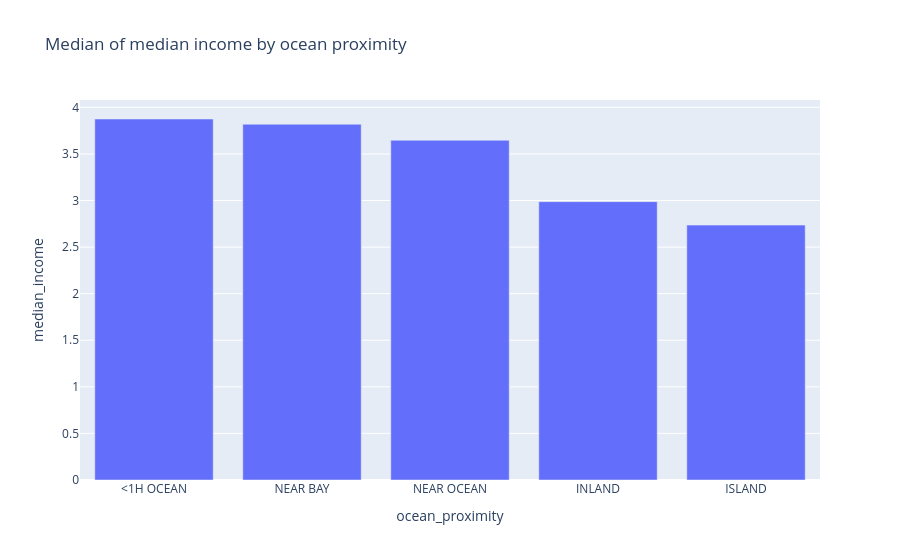

The cell this chart's notebook holds for it:
### Markdown cell above
## Data Visualization

As we finally dealt with the missing data, we can start looking at it and prepare the analysis.

### Code cell
median_income_by_ocean = (households.groupby("ocean_proximity", as_index=False)["median_income"].median())

fig = px.bar(
    median_income_by_ocean,
    x="ocean_proximity",
    y="median_income",
    title="Median of median income by ocean proximity",
    category_orders={"ocean_proximity": ["<1H OCEAN", "NEAR BAY", "NEAR OCEAN", "INLAND", "ISLAND"]}
)
fig.show()

### Figure 1 — Plotly figure (JSON) as saved in the notebook; plotly's stock layout.template omitted (floating-point values rounded to 4 significant figures)
{"data": [{"hovertemplate": "ocean_proximity=%{x}<br>median_income=%{y}<extra></extra>", "legendgroup": "", "marker": {"color": "#636efa", "pattern": {"shape": ""}}, "name": "", "orientation": "v", "showlegend": false, "textposition": "auto", "type": "bar", "x": ["<1H OCEAN", "INLAND", "ISLAND", "NEAR BAY", "NEAR OCEAN"], "xaxis": "x", "y": [3.875, 2.988, 2.736, 3.819, 3.647], "yaxis": "y"}], "layout": {"barmode": "relative", "legend": {"tracegroupgap": 0}, "title": {"text": "Median of median income by ocean proximity"}, "xaxis": {"anchor": "y", "categoryarray": ["<1H OCEAN", "NEAR BAY", "NEAR OCEAN", "INLAND", "ISLAND"], "categoryorder": "array", "domain": [0, 1], "title": {"text": "ocean_proximity"}}, "yaxis": {"anchor": "x", "domain": [0, 1], "title": {"text": "median_income"}}}}
